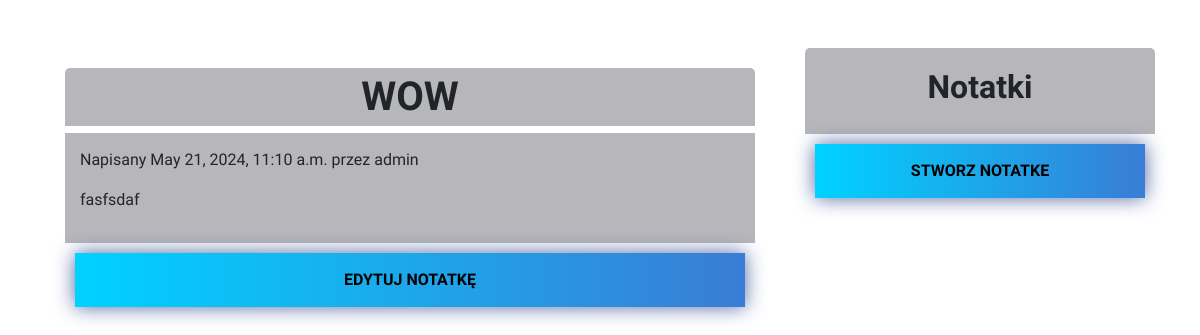
/note/2024/5/21/, run on an earlier commit of the app's database.
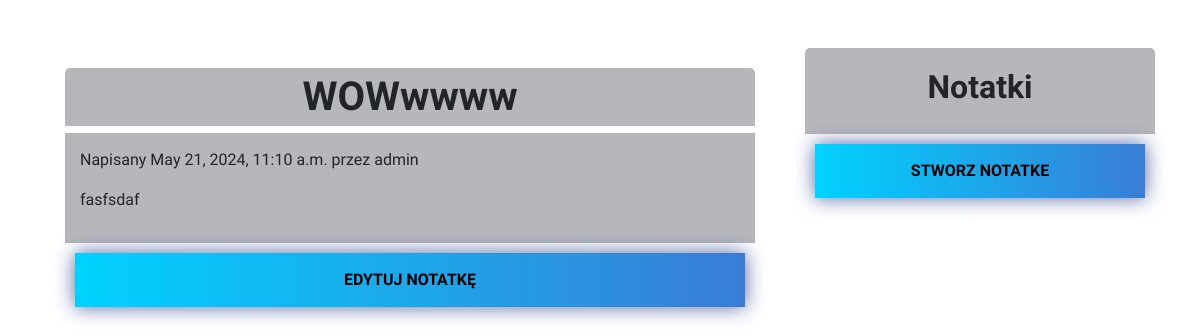
And on a later commit of the database.
### aplikacja/models.py (models this page shows, shortened)
class Notatka(models.Model):
    STATUS_CHOICES = (
        ('mniejwazne', 'Mniejwazne'),
        ('wazne', 'Wazne')
    )
    title = models.CharField(max_length=250)
    author = models.ForeignKey(User,
                               on_delete=models.CASCADE,
                               related_name='notatki')
    body = models.TextField()
    publish = models.DateTimeField(default=timezone.now)
    created = models.DateTimeField(auto_now_add=True)
    updated = models.DateTimeField(auto_now=True)
    status = models.CharField(max_length=10,
                              choices=STATUS_CHOICES,
                              default='mniejwazne')

### aplikacja/views.py (the view)
def note_detail(request, year, month, day):
    note = get_object_or_404(Notatka,
                             status__in=('wazne', 'mniejwazne'),
                             publish__year=year,
                             publish__month=month,
                             publish__day=day,
                             )
    return render(request, "post/detail.html",
                  {'note': note, })

### aplikacja/templates/post/detail.html (shortened to what this page needs)
{% extends "base.html" %}
{% load static %}
{% block content %}
    <div class="notatniki">
        <h1>{{ note.title }} </h1>
        <div id="text-notatki">
            <p class="date" id="">
                Napisany {{ note.publish }} przez {{ note.author }}
            </p>
            <p id="text">{{ note.body|linebreaks }}</p>
        </div>
    <a class="create" href="{% url 'aplikacja:edit_note' note_id=note.id %}">Edytuj notatkę</a>
    </div>
{% endblock %}

What changed in the data, as far as the page shows it:
changed Notatka "fasfsdaf": title "WOW" → "WOWwwww"
